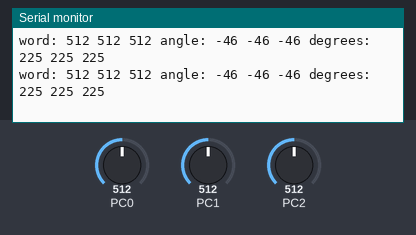
Bench run of a program on a simulated ATmega328P, built with avr-gcc and emulated at 16 MHz. On the bench: the last lines printed to the serial monitor. Inputs (shaded band) come from the test bench; at power-on: PC0 = 512, PC1 = 512, PC2 = 512.

Above: at 1.2 s.
1.3 s: PC0 set to 11
At 1.59 s:
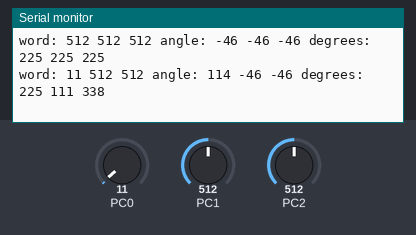
4.3 s: PC0 set to 8
At 4.44 s:
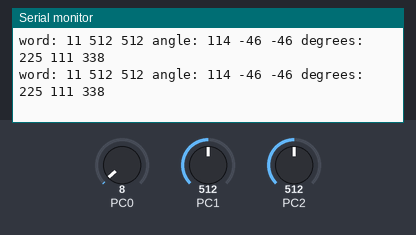
5.8 s: PC1 set to 11
At 5.87 s:
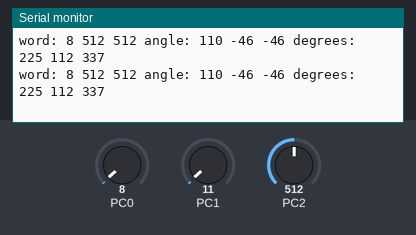
8.8 s: PC1 set to 8
At 8.93 s:
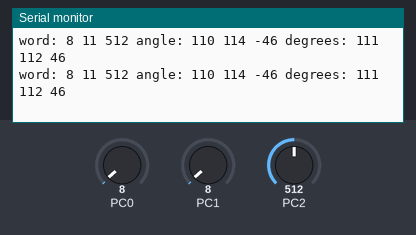
10.3 s: PC2 set to 485
At 10.35 s:
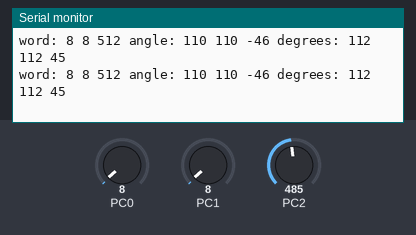
13.3 s: PC2 set to 452
At 13.41 s:
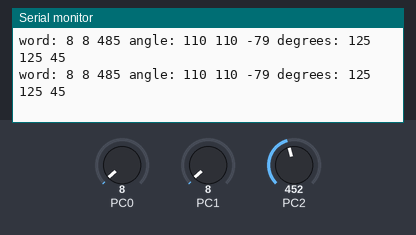
Timing chart, 0 to 15.8 s (numbered marks = the images above; inputs shaded):
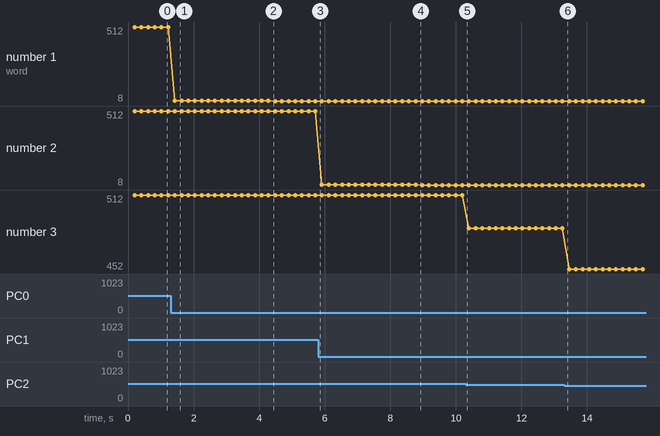

The program:

main.c
```c
// (licence header left out)
#include <stdlib.h>
#include <avr/io.h>
#include <math.h>
#include <stdio.h>
#include <util/delay.h>
#include <stdint.h>

#include "main.h"
#include "uart.h"
#include "pins.h"
#include "analog.h"

#define X   0  /* Analog 0 */
#define Y   1  /* Analog 1 */
#define Z   2  /* Analog 2 */

#define RAD_TO_DEG 57.29578

static void init(void) {
    pin_mode(X, INPUT);
    pin_mode(Y, INPUT);
    pin_mode(Z, INPUT);
}

int64_t map(int64_t value, int64_t in_min, int64_t in_max, int64_t out_min, int64_t out_max) {
    return (value - in_min) * (out_max - out_min) / (in_max - in_min) + out_min;
}

uint8_t main(void) {

    init();
    uart_init();
    stdout = &uart_output;
    stdin  = &uart_input;

    uint16_t min = 265;
    uint16_t max = 413;

    while (1) {

        uint16_t x = analog_read(X);
        uint16_t y = analog_read(Y);
        uint16_t z = analog_read(Z);

        int8_t x_ang = map(x, min, max, -90, 90);
        int8_t y_ang = map(y, min, max, -90, 90);
        int8_t z_ang = map(z, min, max, -90, 90);

        uint16_t x_deg = RAD_TO_DEG * (atan2(-y_ang, -z_ang) + M_PI);
        uint16_t y_deg = RAD_TO_DEG * (atan2(-x_ang, -z_ang) + M_PI);
        uint16_t z_deg = RAD_TO_DEG * (atan2(-y_ang, -x_ang) + M_PI);


        printf("word: %d %d %d angle: %d %d %d degrees: %d %d %d\n", x, y, z, x_ang, y_ang, z_ang, x_deg, y_deg, z_deg);

        /*
        uint16_t x2 = analog_read_byte(X);
        uint16_t y2 = analog_read_byte(Y);
        uint16_t z2 = analog_read_byte(Z);
        printf("byte: %d %d %d\n", x2, y2, z2);
        */

        _delay_ms(200);

    }
    return 0;

}
```

analog.c
```c
// (licence header left out)
#ifndef ADC_REF
#define ADC_REF          ADC_REF_VCC
#endif

#include <avr/io.h>
#include "analog.h"

uint16_t analog_read(uint8_t pin) {

    /* Enable ADC and set prescaler. */
    ADCSRA = _BV(ADEN) | ADC_PRESCALER;

    /* Set high speed mode. */
    ADCSRB |=  _BV(ADHSM);

    /* Set adc reference and select mux. */
    ADMUX = ADC_REF | (pin & 0b00011111);

    /* Start conversion. */
    ADCSRA |= _BV(ADSC);

    /* Wait until adc has result ready. */
    loop_until_bit_is_clear(ADCSRA, ADSC);

    /* Word! */
    return ADCW;
}

uint8_t analog_read_byte(uint8_t pin) {

    /* Enable ADC and set prescaler. */
    ADCSRA = _BV(ADEN) | ADC_PRESCALER;

    /* Set high speed mode. */
    ADCSRB |=  _BV(ADHSM);

    /* Set adc reference and select mux. */
    ADMUX = ADC_REF | (pin & 0b00011111);

    /* Left adjust the 10 bit result. */
    ADMUX  |=  (1<<ADLAR);

    /* Start conversion. */
    ADCSRA |= _BV(ADSC);

    /* Wait until adc has result ready. */
    loop_until_bit_is_clear(ADCSRA, ADSC);

    /* Hight byte. */
    return ADCH;
}
```

analog.h
```c
// (licence header left out)
#ifndef ANALOG_H
#define ANALOG_H
#include "pins.h"

#define PWM_ENABLE(pin)         EXPAND_WRAPPER(_PWM_ENABLE ,ARDUINOPIN_TO_TCCRID(pin) , ARDUINOPIN_TO_TIMERID(pin) )
#define PWM_DISABLE(pin)        EXPAND_WRAPPER(_PWM_DISABLE ,ARDUINOPIN_TO_TCCRID(pin) , ARDUINOPIN_TO_TIMERID(pin) )
#define PWM_SET(pin, val)       EXPAND_WRAPPER(_PWM_SET, ARDUINOPIN_TO_TIMERID(pin), val )

#define analog_write( pin, val )  \
    do{                          \
         PWM_ENABLE(pin);        \
         PWM_SET(pin,val);       \
    }                            \
    while(0)

#define PWM_SET_SAFE(pin, val)  \
    do{                         \
        if (val) {PIN_MODE(pin,OUTPUT);PWM_SET(pin, val);} \
        else PIN_MODE(pin, INPUT); \
    }while(0)


uint16_t analog_read(uint8_t pin);
uint8_t analog_read_byte(uint8_t pin);

#define ADC_REF_VCC      (1<<REFS0)                /* Power supply. Usually 5V */
#define ADC_REF_INTERNAL ((1<<REFS1) | (1<<REFS0)) /* Internal 2.56V */
#define ADC_REF_EXTERNAL (0)

/* Taken from Teensy example code: http://www.pjrc.com/teensy/adc.html */

#if F_CPU == 16000000L
#define ADC_PRESCALER ((1<<ADPS2) | (1<<ADPS1))
#elif F_CPU == 8000000L
#define ADC_PRESCALER ((1<<ADPS2) | (1<<ADPS0))
#elif F_CPU == 4000000L
#define ADC_PRESCALER ((1<<ADPS2))
#elif F_CPU == 2000000L
#define ADC_PRESCALER ((1<<ADPS1) | (1<<ADPS0))
#elif F_CPU == 1000000L
#define ADC_PRESCALER ((1<<ADPS1))
#else
#define ADC_PRESCALER ((1<<ADPS0))
#endif


#ifndef ADHSM
#define ADHSM (7)
#endif

#endif /* ANALOG_H */
```

main.h
```c
static void init(void);
uint8_t main(void);
int64_t map(int64_t value, int64_t in_min, int64_t in_max, int64_t out_min, int64_t out_max);
```

uart.h
```c
int uart_putchar(char c, FILE *stream);
int uart_getchar(FILE *stream);

void uart_init(void);

struct rx_ring;
struct tx_ring;

/* http://www.ermicro.com/blog/?p=325 */

FILE uart_output = FDEV_SETUP_STREAM(uart_putchar, NULL, _FDEV_SETUP_WRITE);
FILE uart_input = FDEV_SETUP_STREAM(NULL, uart_getchar, _FDEV_SETUP_READ);
```

uart_async.c
```c
/* Based on Atmel Application Note AVR 306 */

#include <avr/io.h>
#include <avr/interrupt.h>
#include <stdio.h>

#ifndef BAUD
#define BAUD 9600
#endif
#include <util/setbaud.h>

#ifndef UART_RX_BUFFER_SIZE
#define UART_RX_BUFFER_SIZE 32
#endif

#ifndef UART_TX_BUFFER_SIZE
#define UART_TX_BUFFER_SIZE 256
#endif

struct tx_ring {
    int buffer[UART_TX_BUFFER_SIZE];
    int start;
    int end;
};

struct rx_ring {
    int buffer[UART_RX_BUFFER_SIZE];
    int start;
    int end;
};

static struct tx_ring tx_buffer;
static struct rx_ring rx_buffer;

/* http://www.cs.mun.ca/~rod/Winter2007/4723/notes/serial/serial.html */

void uart_init(void) {

    tx_buffer.start = 0;
    tx_buffer.end   = 0;

    rx_buffer.start = 0;
    rx_buffer.end   = 0;

    UBRR0H = UBRRH_VALUE;
    UBRR0L = UBRRL_VALUE;

    UCSR0C = _BV(UCSZ01) | _BV(UCSZ00); /* 8-bit data */
    UCSR0B = _BV(RXEN0) | _BV(TXEN0);   /* Enable RX and TX */

    sei();
}

int uart_putchar(char c, FILE *stream) {
    if (c == '\n') {
        uart_putchar('\r', stream);
    }

    int write_pointer = (tx_buffer.end + 1) % UART_TX_BUFFER_SIZE;

    if (write_pointer != tx_buffer.start){
        tx_buffer.buffer[tx_buffer.end] = c;
        tx_buffer.end = write_pointer;

        /* Data available. Enable the transmit interrupt for serial port 0. */
        UCSR0B |= _BV(UDRIE0);
    }

    return 0;
}

int uart_getchar(FILE *stream) {
    int read_pointer = (rx_buffer.start + 1) % UART_RX_BUFFER_SIZE;

    rx_buffer.start = read_pointer;
    return rx_buffer.buffer[read_pointer];
}

ISR(USART_RX_vect) {
    int write_pointer = (rx_buffer.end + 1) % UART_RX_BUFFER_SIZE;

    /* Add next byte to ringbuffer if it has space available. */
    if (write_pointer != rx_buffer.start){
        rx_buffer.buffer[rx_buffer.end] = UDR0;
        rx_buffer.end = write_pointer;
    }
}

ISR(USART_UDRE_vect){
    int read_pointer = (tx_buffer.start + 1) % UART_TX_BUFFER_SIZE;

    /* Transmit next byte if data available in ringbuffer. */
    if (read_pointer != tx_buffer.end) {
        UDR0 = tx_buffer.buffer[read_pointer];
        tx_buffer.start = read_pointer;
    } else {
        /* Nothing to send. Disable the transmit interrupt for serial port 0. */
        UCSR0B &= ~_BV(UDRIE0);
    }
}
```

Source omitted: pins.h (20453 bytes)

Measured:
- after the input at 1.3 s, the serial monitor: prints a new line after 0.13 s (image 1)
- plotted number 1: 512 → 11 after the input at 1.3 s, 11 → 8 after the input at 4.3 s
- plotted number 3: 512 → 485 after the input at 10.3 s, 485 → 452 after the input at 13.3 s
